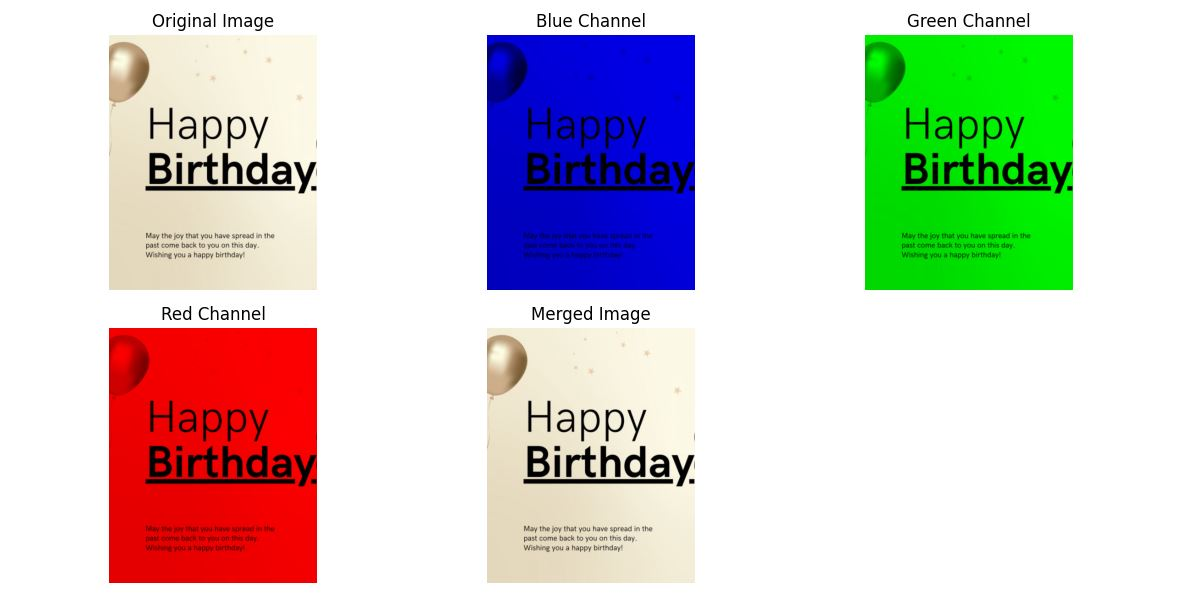

Write Python code to recreate this figure.
import cv2
import numpy as np
import matplotlib.pyplot as plt

# Load the image
image = cv2.imread('HBD.jpg')

# Split the image into channels
b, g, r = cv2.split(image)

# Create an empty image with only the blue channel
blue_channel = np.zeros_like(image)
blue_channel[:, :, 0] = b

# Create an empty image with only the green channel
green_channel = np.zeros_like(image)
green_channel[:, :, 1] = g

# Create an empty image with only the red channel
red_channel = np.zeros_like(image)
red_channel[:, :, 2] = r

# Merge the channels back into an image
merged_image = cv2.merge([b, g, r])

# Display the images using matplotlib
plt.figure(figsize=(12, 6))

# Original Image
plt.subplot(2, 3, 1)
plt.imshow(cv2.cvtColor(image, cv2.COLOR_BGR2RGB))
plt.title('Original Image')
plt.axis('off')

# Blue Channel
plt.subplot(2, 3, 2)
plt.imshow(cv2.cvtColor(blue_channel, cv2.COLOR_BGR2RGB))
plt.title('Blue Channel')
plt.axis('off')

# Green Channel
plt.subplot(2, 3, 3)
plt.imshow(cv2.cvtColor(green_channel, cv2.COLOR_BGR2RGB))
plt.title('Green Channel')
plt.axis('off')

# Red Channel
plt.subplot(2, 3, 4)
plt.imshow(cv2.cvtColor(red_channel, cv2.COLOR_BGR2RGB))
plt.title('Red Channel')
plt.axis('off')

# Merged Image
plt.subplot(2, 3, 5)
plt.imshow(cv2.cvtColor(merged_image, cv2.COLOR_BGR2RGB))
plt.title('Merged Image')
plt.axis('off')

plt.tight_layout()
plt.show()
